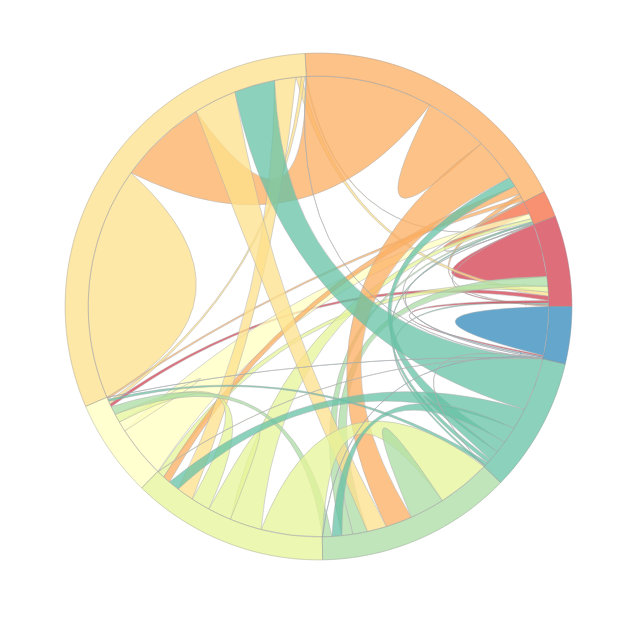

Notebook code cell kept with this figure:
### Code cell
from plotly.offline import download_plotlyjs, init_notebook_mode,  iplot, plot
init_notebook_mode(connected=True)
iplot(fig)
